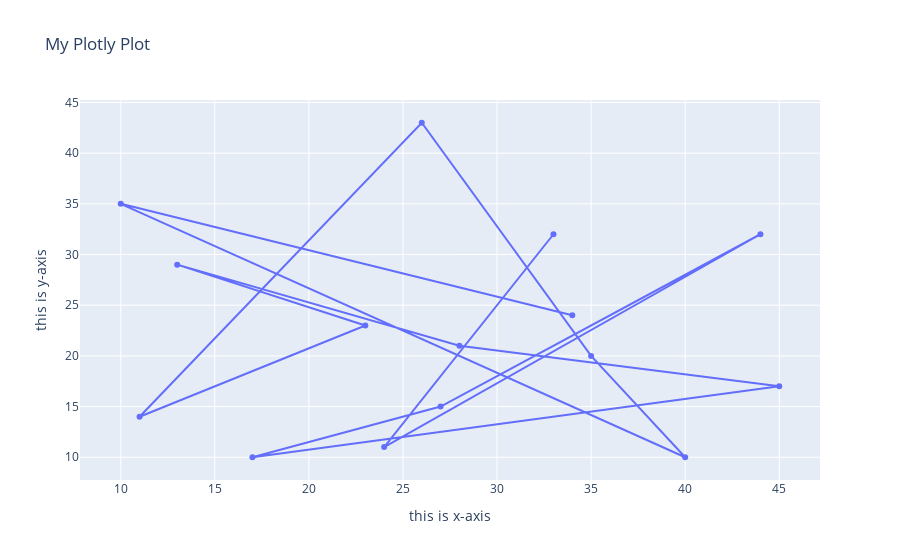

This figure's notebook cell:
### Code cell
fig = go.Figure(data = go.Scatter(x = abc, y = xyz))

fig.update_layout(
    title = "My Plotly Plot",
    xaxis_title = "this is x-axis",
    yaxis_title = "this is y-axis"
)

### Figure 1 — Plotly figure (JSON) as saved in the notebook; plotly's stock layout.template omitted (floating-point values rounded to 4 significant figures)
{"data": [{"type": "scatter", "x": [34, 10, 40, 35, 26, 11, 23, 13, 28, 45, 17, 27, 44, 24, 33], "y": [24, 35, 10, 20, 43, 14, 23, 29, 21, 17, 10, 15, 32, 11, 32]}], "layout": {"autosize": true, "title": {"text": "My Plotly Plot"}, "xaxis": {"autorange": true, "range": [7.789, 47.21], "title": {"text": "this is x-axis"}, "type": "linear"}, "yaxis": {"autorange": true, "range": [7.277, 45.72], "title": {"text": "this is y-axis"}, "type": "linear"}}}
